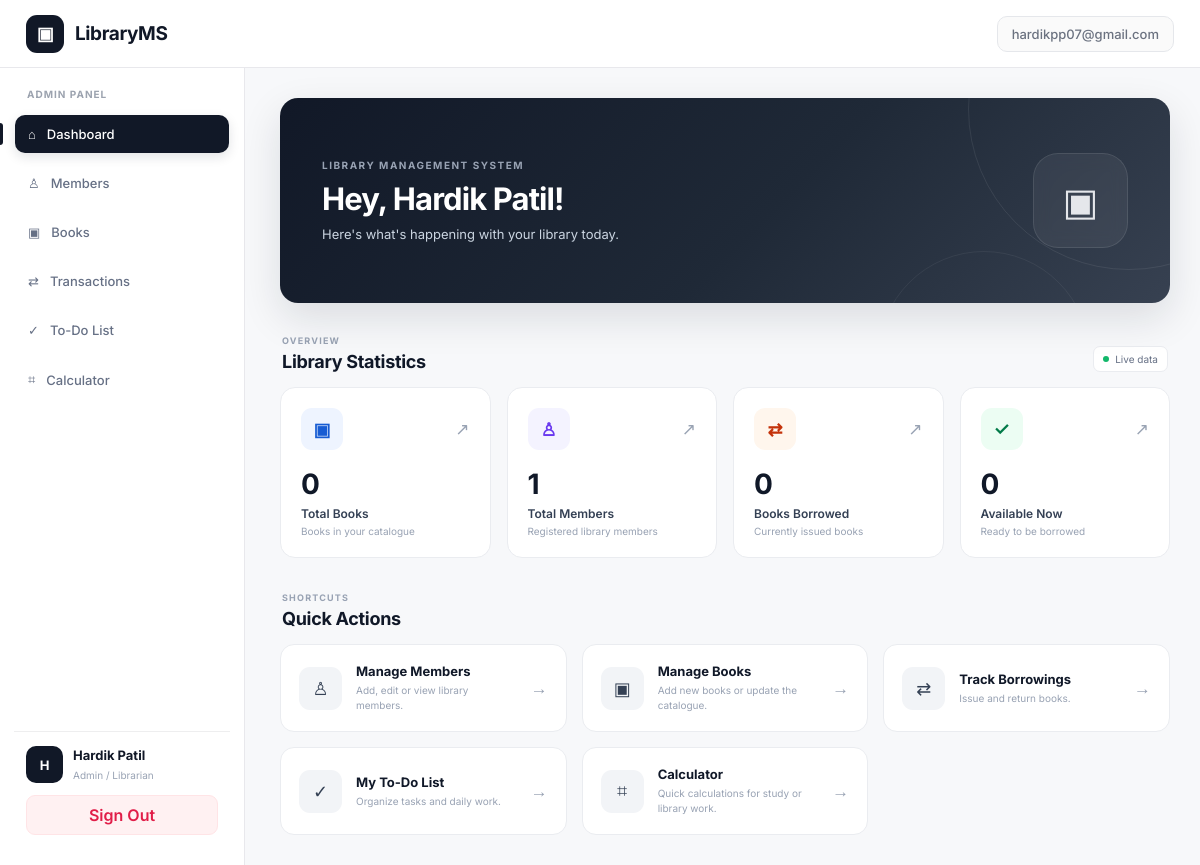
The app's page /dashboard (signed in) with its own data.
### tables this page shows
CREATE TABLE users (
        id INTEGER PRIMARY KEY AUTOINCREMENT,
        email TEXT NOT NULL UNIQUE COLLATE NOCASE,
        password_hash TEXT NOT NULL,
        name TEXT NOT NULL,
        role TEXT NOT NULL DEFAULT 'member',
        created_at TEXT NOT NULL
    );

### app.py (the view)
@app.route('/dashboard')
@login_required
def dashboard():
    user = current_user()
    db = get_db()
    stats = {'books': 0, 'members': 0, 'available': 0, 'borrowed': 0}
    if user['role'] == 'admin':
        stats['books'] = db.execute('SELECT COUNT(*) c FROM books').fetchone()['c']
        stats['members'] = db.execute('SELECT COUNT(*) c FROM members').fetchone()['c']
        stats['available'] = db.execute('SELECT COALESCE(SUM(available_copies),0) c FROM books').fetchone()['c']
        stats['borrowed'] = db.execute('SELECT COALESCE(SUM(total_copies-available_copies),0) c FROM books').fetchone()['c']
    return render_template('dashboard.html', stats=stats)

### templates/dashboard.html (shortened to what this page needs)
{% extends 'base.html' %}
{% block content %}
<div class="dashboard-page">
    <section class="dashboard-hero">
        <div class="hero-content">
            <div class="hero-eyebrow">
                {{ now if now else 'LIBRARY MANAGEMENT SYSTEM' }}
            </div>
            <h1>
                Hey, {{ user['name'] }}!
            </h1>
            <p>
                {% if user['role'] == 'admin' %}
                    Here's what's happening with your library today.
                {% else %}
                    Welcome to the library portal. Browse books and check your borrowed books.
                {% endif %}
            </p>
        </div>
        <div class="hero-mark">
            <div class="hero-book">▣</div>
        </div>
    </section>
    {% if user['role'] == 'admin' %}
    <div class="section-heading">
        <div>
            <span class="section-label">OVERVIEW</span>
            <h2>Library Statistics</h2>
        </div>
        <span class="live-status">
            <span class="status-dot"></span>
            Live data
        </span>
    </div>
    <div class="stats-grid">
        <a
            class="stat-card"
            href="{{ url_for('books') }}"
        >
            <div class="stat-top">
                <div class="stat-icon books-icon">
                    ▣
                </div>
                <span class="stat-arrow">
                    ↗
                </span>
            </div>
            <div class="stat-value">
                {{ stats.books }}
            </div>
            <div class="stat-label">
                Total Books
            </div>
            <div class="stat-description">
                Books in your catalogue
            </div>
        </a>
        <a
            class="stat-card"
            href="{{ url_for('members') }}"
        >
            <div class="stat-top">
                <div class="stat-icon members-icon">
                    ♙
                </div>
                <span class="stat-arrow">
                    ↗
                </span>
            </div>
            <div class="stat-value">
                {{ stats.members }}
            </div>
            <div class="stat-label">
                Total Members
            </div>
            <div class="stat-description">
                Registered library members
            </div>
        </a>
        <a
            class="stat-card"
            href="{{ url_for('transactions') }}"
        >
            <div class="stat-top">
                <div class="stat-icon borrowed-icon">
                    ⇄
                </div>
                <span class="stat-arrow">
                    ↗
                </span>
            </div>
            <div class="stat-value">
                {{ stats.borrowed }}
            </div>
            <div class="stat-label">
                Books Borrowed
            </div>
            <div class="stat-description">
                Currently issued books
            </div>
        </a>
        <a
            class="stat-card"
            href="{{ url_for('books') }}"
        >
            <div class="stat-top">
                <div class="stat-icon available-icon">
                    ✓
                </div>
                <span class="stat-arrow">
                    ↗
                </span>
            </div>
            <div class="stat-value">
                {{ stats.available }}
            </div>
            <div class="stat-label">
                Available Now
            </div>
            <div class="stat-description">
                Ready to be borrowed
            </div>
        </a>
    </div>
    <div class="section-heading quick-heading">
        <div>
            <span class="section-label">SHORTCUTS</span>
            <h2>Quick Actions</h2>
        </div>
    </div>
    <div class="quick-grid">
        <a
            class="quick-card"
            href="{{ url_for('members') }}"
        >
            <div class="quick-icon">
                ♙
            </div>
            <div class="quick-content">
                <h3>
                    Manage Members
                </h3>
                <p>
                    Add, edit or view library members.
                </p>
            </div>
            <span class="quick-arrow">
                →
            </span>
        </a>
        <a
            class="quick-card"
            href="{{ url_for('books') }}"
        >
            <div class="quick-icon">
                ▣
            </div>
            <div class="quick-content">
                <h3>
                    Manage Books
                </h3>
                <p>
                    Add new books or update the catalogue.
                </p>
            </div>
            <span class="quick-arrow">
                →
            </span>
        </a>
        <a
            class="quick-card"
            href="{{ url_for('transactions') }}"
        >
            <div class="quick-icon">
                ⇄
            </div>
            <div class="quick-content">
                <h3>
                    Track Borrowings
                </h3>
                <p>
                    Issue and return books.
                </p>
            </div>
            <span class="quick-arrow">
                →
            </span>
        </a>
        <a
            class="quick-card"
            href="{{ url_for('todo') }}"
        >
            <div class="quick-icon">
                ✓
            </div>
            <div class="quick-content">
                <h3>
                    My To-Do List
                </h3>
                <p>
                    Organize tasks and daily work.
                </p>
            </div>
            <span class="quick-arrow">
                →
            </span>
        </a>
        <a
            class="quick-card"
            href="{{ url_for('calculator') }}"
        >
            <div class="quick-icon">
                ⌗
            </div>
            <div class="quick-content">
                <h3>
                    Calculator
                </h3>
                <p>
                    Quick calculations for study or library work.
                </p>
            </div>
            <span class="quick-arrow">
                →
            </span>
        </a>
    </div>
    {% endif %}
</div>
{% endblock %}

### templates/base.html (shortened to what this page needs)
<!doctype html>
<html lang="en">
<head>
    <link rel="stylesheet"
          href="{{ url_for('static', filename='style.css') }}">
</head>
<body>
<div class="app">
    <header class="topbar">
        <a class="brand"
           href="{{ url_for('dashboard') }}">
            <span class="brand-icon">▣</span>
            <span>LibraryMS</span>
        </a>
        {% if user %}
            <span class="user-mini">
                {{ user['email'] }}
            </span>
        {% endif %}
    </header>
    <div class="layout">
        <aside class="sidebar">
            <div class="nav-title">
                {{ 'Admin Panel' if user and user['role']=='admin' else 'Library' }}
            </div>
            <nav class="nav">
                <a
                    class="{{ 'active' if request.endpoint=='dashboard' else '' }}"
                    href="{{ url_for('dashboard') }}"
                >
                    <span>⌂</span>
                    <span>Dashboard</span>
                </a>
                {% if user and user['role']=='admin' %}
                <a
                    class="{{ 'active' if request.endpoint in ['members','member_profile'] else '' }}"
                    href="{{ url_for('members') }}"
                >
                    <span>♙</span>
                    <span>Members</span>
                </a>
                {% endif %}
                <a
                    class="{{ 'active' if request.endpoint=='books' else '' }}"
                    href="{{ url_for('books') }}"
                >
                    <span>▣</span>
                    <span>
                        {{ 'Books' if user and user['role']=='admin'
                           else 'Browse Books' }}
                    </span>
                </a>
                {% if user and user['role']=='admin' %}
                <a
                    class="{{ 'active' if request.endpoint=='transactions' else '' }}"
                    href="{{ url_for('transactions') }}"
                >
                    <span>⇄</span>
                    <span>Transactions</span>
                </a>
                {% endif %}
                <a
                    class="{{ 'active' if request.endpoint in ['todo','add_todo','toggle_todo','delete_todo','clear_completed_todos'] else '' }}"
                    href="{{ url_for('todo') }}"
                >
                    <span>✓</span>
                    <span>To-Do List</span>
                </a>
                <a
                    class="{{ 'active' if request.endpoint=='calculator' else '' }}"
                    href="{{ url_for('calculator') }}"
                >
                    <span>⌗</span>
                    <span>Calculator</span>
                </a>
            </nav>
            <div class="sidebar-user">
                <div class="row">
                    <div class="avatar">
                        {{ (user['name'] or user['email'])[0]|upper }}
                    </div>
                    <div style="min-width:0">
                        <strong
                            style="
                                font-size:13px;
                                display:block;
                                white-space:nowrap;
                                overflow:hidden;
                                text-overflow:ellipsis;
                            "
                        >
                            {{ user['name'] }}
                        </strong>
                        <span class="muted">
                            {% if user['role']=='admin' %}
                                Admin / Librarian
                            {% else %}
                                Member
                            {% endif %}
                        </span>
                    </div>
                </div>
                <a
                    class="btn btn-danger"
                    style="
                        display:block;
                        text-align:center;
                        margin-top:12px;
                        padding:9px;
                        text-decoration:none;
                    "
                    href="{{ url_for('logout') }}"
                >
                    Sign Out
                </a>
            </div>
        </aside>
        <main class="main">
            {% block content %}
            {% endblock %}
        </main>
    </div>
</div>
</body>
</html>

### records on screen
users: email "hardikpp07@gmail.com", role "ADMIN PANEL", role "Books", name "H", name "Hardik Patil"

### other values on screen
{{ now if now else 'LIBRARY MANAGEMENT SYSTEM' }} "LIBRARY MANAGEMENT SYSTEM"
{{ stats.books }} "0"
{{ stats.members }} "1"
{{ stats.borrowed }} "0"
{{ stats.available }} "0"
